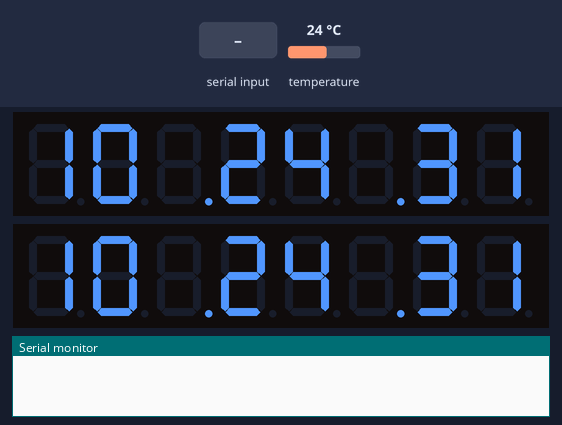
A sketch run on a simulated Arduino Uno, built with avr-gcc and run on an emulated ATmega328P. On the bench: 2 × 8-digit seven-segment display, the last lines printed to the serial monitor. The test bench sets the inputs (shaded band); at power-on: temperature 24 °C. The local clock reads 2024-03-15 10:24:30 at power-on unless the sketch sets it.

Above: at 1.3 s.
1.4 s: "o90\n" received over Serial
At 2.4 s:
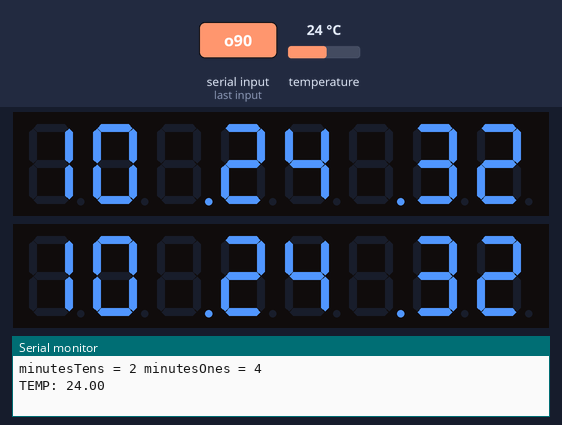
4.4 s: "u90\n" received over Serial
At 5.3 s:
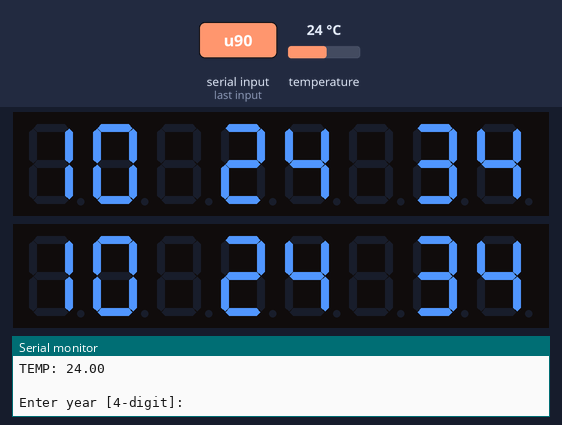
6.0 s: "90,45\n" received over Serial
Timing chart, 0 to 9.0 s (numbered marks = the images above; inputs shaded):
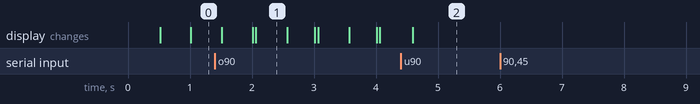

The sketch:

SteamGadget.ino
```cpp
#include <Wire.h>
#include <RTClib.h>
#include "LedControl.h"

RTC_DS3231 rtc;                     // create rtc for the DS3231 RTC module, address is fixed at 0x68
LedControl lc = LedControl(12,11,10,2);

const unsigned long dotDelay=500;
bool serialOutput = false;
bool showDots = true;
bool militaryTime = true;

int ss = 0;
int mm = 0;
int hh = 0;
int DD = 0;
int dd = 0;
int MM = 0;
int yyyy = 0;
int prevSecond = 0;
float temperature = 0;

int secondsOnes = 0;
int secondsTens = 0;
int minutesOnes = 0;
int minutesTens = 0;
int hoursOnes = 0;
int hoursTens = 0;

void updateRTC()
{

  // ask user to enter new date and time
  const char txt[6][15] = { "year [4-digit]", "month [1~12]", "day [1~31]",
                            "hours [0~23]", "minutes [0~59]", "seconds [0~59]"};
  String str = "";
  long newDate[6];

  while (Serial.available()) {
    Serial.read();  // clear serial buffer
  }

  for (int i = 0; i < 6; i++) {

    Serial.print("Enter ");
    Serial.print(txt[i]);
    Serial.print(": ");

    while (!Serial.available()) {
      ; // wait for user input
    }

    str = Serial.readString();  // read user input
    newDate[i] = str.toInt();   // convert user input to number and save to array

    Serial.println(newDate[i]); // show user input
  }

  // update RTC
  rtc.adjust(DateTime(newDate[0], newDate[1], newDate[2], newDate[3], newDate[4], newDate[5]));
  Serial.println("RTC Updated!");
}

void updateRTCSecs()
{

}

void doEachSecond()
{
  if (ss == prevSecond)
    return;

  serialOutputTime();

  displayDots();

  prevSecond = ss;
}

void serialOutputTime()
{
  if (!serialOutput)
    return;

  Serial.print("TIME: ");

  Serial.print(yyyy);
  Serial.print("-");
  Serial.print(MM);
  Serial.print("-");
  Serial.print(dd);
  Serial.print(" ");
  Serial.print(hh);
  Serial.print(":");
  Serial.print(mm);
  Serial.print(":");
  Serial.println(ss);

  Serial.print("secondsTens = ");
  Serial.print(secondsTens);

  Serial.print(" secondsOnes = ");
  Serial.println(secondsOnes);

  Serial.print("minutesTens = ");
  Serial.print(minutesTens);

  Serial.print(" minutesOnes = ");
  Serial.println(minutesOnes);

  Serial.print("TEMP: ");
  Serial.println(temperature);

  Serial.println(" ");

}

void getTime()
{
  DateTime rtcTime = rtc.now();

  ss = rtcTime.second();
  mm = rtcTime.minute();

  if (militaryTime)
    hh = rtcTime.hour();
  else
    hh = rtcTime.twelveHour();

  DD = rtcTime.dayOfTheWeek();
  dd = rtcTime.day();
  MM = rtcTime.month();
  yyyy = rtcTime.year();
  temperature = rtc.getTemperature();

}

void formatTime()
{
  secondsTens = ss / 10;
  secondsOnes = ss % 10;

  minutesTens = mm / 10;
  minutesOnes = mm % 10;

  hoursTens = hh / 10;
  hoursOnes = hh % 10;
}

void segZeroOutputTime()
{
  lc.setDigit(0,0,secondsOnes, false);

  lc.setDigit(0,1,secondsTens, false);

  lc.setDigit(0,3,minutesOnes, false);

  lc.setDigit(0,4,minutesTens, false);

  lc.setDigit(0,6,hoursOnes, false);

  if (hoursTens != 0)
  {
    lc.setDigit(0,7,hoursTens, false);
  }
  else
  {
    lc.setChar(0,7,' ', false);
  }

}

void segOneOutputTime()
{
  lc.setDigit(1,0,secondsOnes, false);

  lc.setDigit(1,1,secondsTens, false);

  lc.setDigit(1,3,minutesOnes, false);

  lc.setDigit(1,4,minutesTens, false);

  lc.setDigit(1,6,hoursOnes, false);

  if (hoursTens != 0)
  {
    lc.setDigit(1,7,hoursTens, false);
  }
  else
  {
    lc.setChar(1,7,' ', false);
  }
}

void dotsOn()
{
  lc.setChar(0, 5, ' ', true);//dot on
  lc.setChar(0, 2, ' ', true);//dot on

  lc.setChar(1, 5, ' ', true);//dot on
  lc.setChar(1, 2, ' ', true);//dot on
}

void dotsOff()
{
  lc.setChar(0, 5, ' ', false);//dot off
  lc.setChar(0, 2, ' ', false);//dot off

  lc.setChar(1, 5, ' ', false);//dot off
  lc.setChar(1, 2, ' ', false);//dot off
}

void setup()
{
  Serial.begin(9600); // initialize serial

  rtc.begin();

  lc.shutdown(0,false);
  lc.shutdown(1,false);

  /* Set the brightness to a medium values */

  lc.setIntensity(0,4);
  lc.setIntensity(1,4);

  /* and clear the display */

  lc.clearDisplay(0);
  lc.clearDisplay(1);
}

void displayDots()
{
  if (showDots)
  {
    dotsOn();
    digitalWrite(LED_BUILTIN, LOW);

    delay(dotDelay);
    dotsOff();
    digitalWrite(LED_BUILTIN, HIGH);
  }
}

void toggleShowDots()
{
  if (showDots)
    showDots = false;
  else
    showDots = true;
}

void toggleSerialOutput()
{
  if (serialOutput)
    serialOutput = false;
  else
    serialOutput = true;
}

void toggleMilitarytime()
{
  if (militaryTime)
    militaryTime = false;
  else
    militaryTime = true;
}

void loop()
{
  getTime();

  formatTime();

  segZeroOutputTime();

  segOneOutputTime();

  doEachSecond();

  if (Serial.available()) {
    char input = Serial.read();
    if (input == 'u') updateRTC();  // update RTC time
    if (input == 's') updateRTCSecs();
    if (input == 'd') toggleShowDots();
    if (input == 'o') toggleSerialOutput();
    if (input == 't') toggleMilitarytime();
  }
}
```
